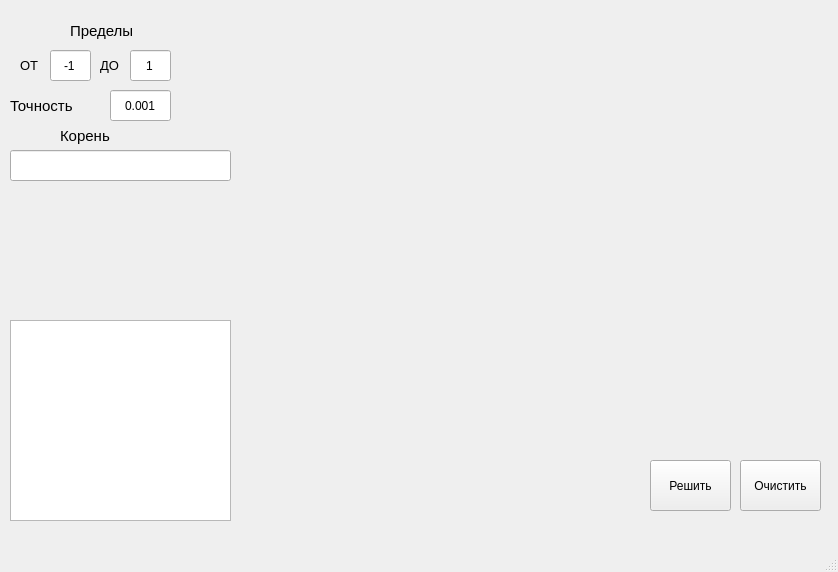
<?xml version="1.0" encoding="UTF-8"?>
<ui version="4.0">
 <class>MainWindow</class>
 <widget class="QMainWindow" name="MainWindow">
  <property name="enabled">
   <bool>true</bool>
  </property>
  <property name="geometry">
   <rect>
    <x>0</x>
    <y>0</y>
    <width>838</width>
    <height>572</height>
   </rect>
  </property>
  <property name="windowTitle">
   <string>MainWindow</string>
  </property>
  <widget class="QWidget" name="centralwidget">
   <widget class="QLineEdit" name="left_border">
    <property name="geometry">
     <rect>
      <x>50</x>
      <y>50</y>
      <width>41</width>
      <height>31</height>
     </rect>
    </property>
    <property name="text">
     <string>-1</string>
    </property>
    <property name="alignment">
     <set>Qt::AlignCenter</set>
    </property>
   </widget>
   <widget class="QLineEdit" name="right_border">
    <property name="geometry">
     <rect>
      <x>130</x>
      <y>50</y>
      <width>41</width>
      <height>31</height>
     </rect>
    </property>
    <property name="text">
     <string>1</string>
    </property>
    <property name="alignment">
     <set>Qt::AlignCenter</set>
    </property>
   </widget>
   <widget class="QLineEdit" name="eps">
    <property name="geometry">
     <rect>
      <x>110</x>
      <y>90</y>
      <width>61</width>
      <height>31</height>
     </rect>
    </property>
    <property name="text">
     <string>0.001</string>
    </property>
    <property name="alignment">
     <set>Qt::AlignCenter</set>
    </property>
   </widget>
   <widget class="QPushButton" name="solveBtn">
    <property name="geometry">
     <rect>
      <x>650</x>
      <y>460</y>
      <width>81</width>
      <height>51</height>
     </rect>
    </property>
    <property name="text">
     <string>Решить</string>
    </property>
   </widget>
   <widget class="QWidget" name="MplWidget" native="true">
    <property name="geometry">
     <rect>
      <x>240</x>
      <y>20</y>
      <width>581</width>
      <height>431</height>
     </rect>
    </property>
   </widget>
   <widget class="QLabel" name="label">
    <property name="geometry">
     <rect>
      <x>70</x>
      <y>20</y>
      <width>111</width>
      <height>21</height>
     </rect>
    </property>
    <property name="font">
     <font>
      <pointsize>11</pointsize>
     </font>
    </property>
    <property name="text">
     <string>Пределы</string>
    </property>
   </widget>
   <widget class="QLabel" name="label_2">
    <property name="geometry">
     <rect>
      <x>20</x>
      <y>57</y>
      <width>47</width>
      <height>16</height>
     </rect>
    </property>
    <property name="font">
     <font>
      <pointsize>10</pointsize>
     </font>
    </property>
    <property name="text">
     <string>ОТ</string>
    </property>
   </widget>
   <widget class="QLabel" name="label_3">
    <property name="geometry">
     <rect>
      <x>100</x>
      <y>55</y>
      <width>47</width>
      <height>20</height>
     </rect>
    </property>
    <property name="font">
     <font>
      <pointsize>10</pointsize>
     </font>
    </property>
    <property name="text">
     <string>ДО</string>
    </property>
   </widget>
   <widget class="QLabel" name="label_4">
    <property name="geometry">
     <rect>
      <x>10</x>
      <y>90</y>
      <width>101</width>
      <height>31</height>
     </rect>
    </property>
    <property name="font">
     <font>
      <pointsize>11</pointsize>
     </font>
    </property>
    <property name="text">
     <string>Точность</string>
    </property>
   </widget>
   <widget class="QPushButton" name="clearBtn">
    <property name="geometry">
     <rect>
      <x>740</x>
      <y>460</y>
      <width>81</width>
      <height>51</height>
     </rect>
    </property>
    <property name="text">
     <string>Очистить</string>
    </property>
   </widget>
   <widget class="QLabel" name="label_5">
    <property name="geometry">
     <rect>
      <x>60</x>
      <y>120</y>
      <width>61</width>
      <height>31</height>
     </rect>
    </property>
    <property name="font">
     <font>
      <pointsize>11</pointsize>
     </font>
    </property>
    <property name="text">
     <string>Корень</string>
    </property>
   </widget>
   <widget class="QLineEdit" name="result">
    <property name="geometry">
     <rect>
      <x>10</x>
      <y>150</y>
      <width>221</width>
      <height>31</height>
     </rect>
    </property>
    <property name="text">
     <string/>
    </property>
    <property name="alignment">
     <set>Qt::AlignCenter</set>
    </property>
   </widget>
   <widget class="QLabel" name="error">
    <property name="geometry">
     <rect>
      <x>10</x>
      <y>190</y>
      <width>221</width>
      <height>121</height>
     </rect>
    </property>
    <property name="font">
     <font>
      <pointsize>10</pointsize>
     </font>
    </property>
    <property name="styleSheet">
     <string notr="true">color:red;</string>
    </property>
    <property name="text">
     <string/>
    </property>
    <property name="alignment">
     <set>Qt::AlignCenter</set>
    </property>
   </widget>
   <widget class="QTextEdit" name="feed">
    <property name="geometry">
     <rect>
      <x>10</x>
      <y>320</y>
      <width>221</width>
      <height>201</height>
     </rect>
    </property>
   </widget>
  </widget>
  <widget class="QMenuBar" name="menubar">
   <property name="geometry">
    <rect>
     <x>0</x>
     <y>0</y>
     <width>838</width>
     <height>26</height>
    </rect>
   </property>
  </widget>
  <widget class="QStatusBar" name="statusbar"/>
 </widget>
 <resources/>
 <connections/>
</ui>
